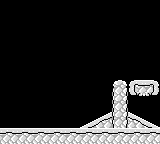

This is a level from a 2D game, rendered from its Tiled map with the project's own tilesets. A one-line summary and the complete map file follow:
An orthogonal 10x9 tile map with 16x16 px tiles, 2 tile layers (bg, level) and 6 objects.

<map version="1.10" tiledversion="1.10.2" orientation="orthogonal" renderorder="right-down" width="10" height="9" tilewidth="16" tileheight="16" infinite="0" nextlayerid="4" nextobjectid="10">
 <tileset firstgid="1" source="../Tiled_Tiles/gbjam.tsx" />
 <layer id="2" name="bg" width="10" height="9">
  <data encoding="csv">
116,116,116,116,116,116,116,116,116,116,
116,116,116,116,116,116,116,116,116,116,
116,116,116,116,116,116,116,116,116,116,
116,116,116,116,116,116,116,116,116,116,
116,116,116,116,116,116,116,116,116,116,
116,116,116,116,116,116,116,116,116,116,
116,116,116,116,116,116,116,116,116,116,
116,116,116,116,116,116,116,116,116,116,
116,116,116,116,116,116,116,116,116,116
</data>
 </layer>
 <layer id="1" name="level" width="10" height="9">
  <data encoding="csv">
0,0,0,0,0,0,0,0,0,0,
0,0,0,0,0,0,0,0,0,0,
0,0,0,0,0,0,0,0,0,0,
0,0,0,0,0,0,0,0,0,0,
0,0,0,0,0,0,0,0,0,0,
0,0,0,0,0,0,0,53,109,111,
0,0,0,0,0,0,0,68,0,0,
0,0,0,0,0,145,146,68,147,148,
50,50,50,50,50,50,50,50,50,50
</data>
 </layer>
 <objectgroup id="3" name="level_object">
  <object id="1" x="0.482736" y="127.442" width="159.303" height="15.2062">
   <properties>
    <property name="floor" type="object" value="0" />
   </properties>
  </object>
  <object id="2" x="34.9983" y="167.992" />
  <object id="4" x="111.688" y="111.938">
   <polygon points="0,0 -31.875,15.375 -19.0625,15.375" />
  </object>
  <object id="5" x="112.188" y="80.75" width="15.25" height="32.625" />
  <object id="7" x="158.063" y="127.063">
   <polygon points="0,0 -10.625,0.3125 -28.875,-10 -29.25,-15.0625" />
  </object>
  <object id="8" x="131.438" y="95.5">
   <polygon points="0,0 25.3125,-0.125 27.25,-2.8125 26.8125,-14.375 22.5625,-16.25 2.1875,-16.4375 -2.875,-12.4375 -2.3125,-1.1875" />
  </object>
 </objectgroup>
</map>